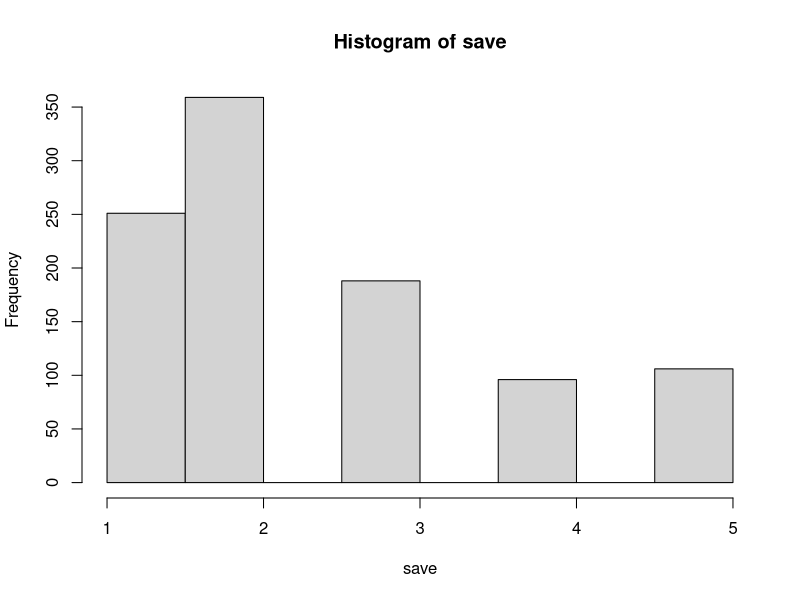
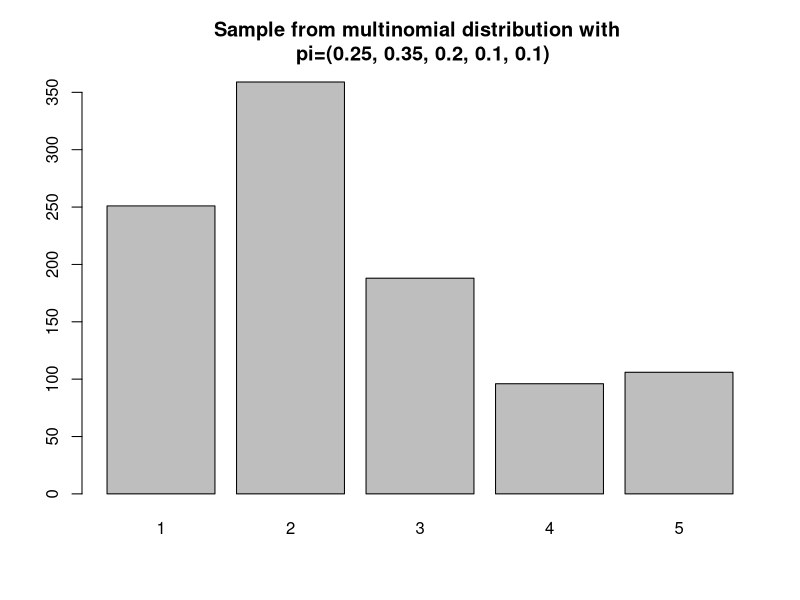
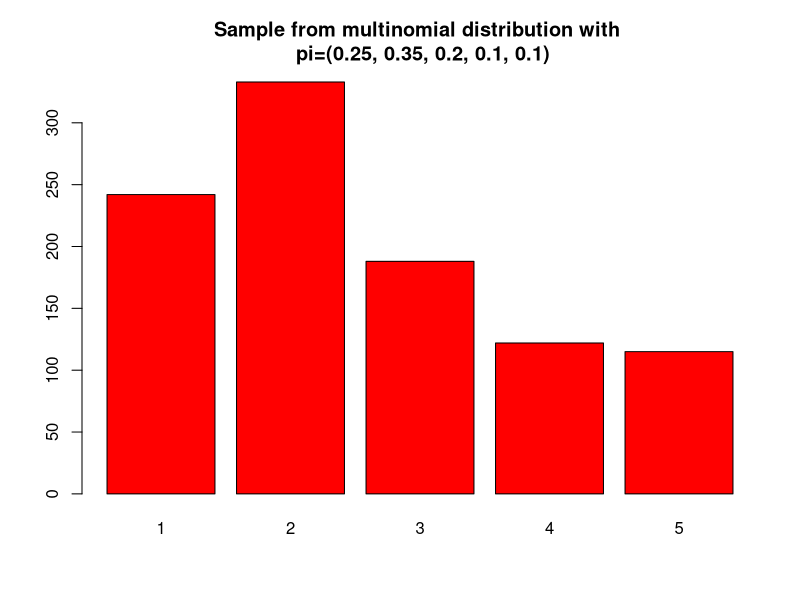

Generate these figures, in order, with R:
#####################################################################
# NAME:  Chris Bilder                                               #
# DATE:  12-19-01                                                   #
# UPDATE: 12-7-03, 12-10-05                                         #
# PURPOSE: Generate data from a multinomial distribution            #
#                                                                   #
# NOTES:                                                            #
#####################################################################


#Original way coded 
codes<-1:5  
probs<-c(0.25, 0.35, 0.2, 0.1, 0.1)

set.seed(2195)
save<-sample(x = codes, size = 1000, replace = T, prob = probs) 
save[1:20]

hist(x = save)
save.count<-table(save)
save.count
save.count/1000

barplot(height = save.count, names = c("1", "2", "3", "4", "5"), 
        main = "Sample from multinomial distribution with \n pi=(0.25, 0.35, 0.2, 0.1, 0.1)")


#New way to code - only available in R (not S-Plus?)
  set.seed(2195)
  save<-rmultinom(n = 1, size = 1000, prob = c(0.25, 0.35, 0.2, 0.1, 0.1))
  save
  save/1000

  #Height of bars correspond to the columns so need to transpose save
  barplot(height = t(save), names = c("1", "2", "3", "4", "5"), col = "red", 
          main = "Sample from multinomial distribution with \n pi=(0.25, 0.35, 0.2, 0.1, 0.1)")

#Example with dmultinom, default for size option is the sum(x)
  
   #Simple example with obvious result of 0.25
   dmultinom(x = c(1,0,0,0,0), size = NULL, prob = c(0.25, 0.35, 0.2, 0.1, 0.1))
   
   #Example showing probability of getting n1 = 1 and n5 = 1 when N = 2
   dmultinom(x = c(1,0,0,0,1), size = NULL, prob = c(0.25, 0.35, 0.2, 0.1, 0.1))
  
   
   #
